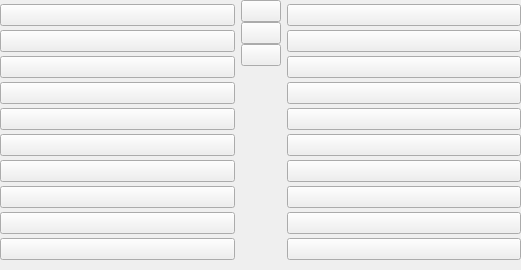
<?xml version="1.0" encoding="UTF-8"?>
<ui version="4.0">
 <class>HistoryWidget</class>
 <widget class="QWidget" name="HistoryWidget">
  <property name="geometry">
   <rect>
    <x>0</x>
    <y>0</y>
    <width>521</width>
    <height>270</height>
   </rect>
  </property>
  <property name="windowTitle">
   <string>Form</string>
  </property>
  <layout class="QHBoxLayout" name="horizontalLayout">
   <property name="leftMargin">
    <number>0</number>
   </property>
   <property name="topMargin">
    <number>0</number>
   </property>
   <property name="rightMargin">
    <number>0</number>
   </property>
   <property name="bottomMargin">
    <number>0</number>
   </property>
   <item>
    <widget class="QWidget" name="recentHistoryContainer" native="true">
     <layout class="QVBoxLayout" name="verticalLayout_2">
      <property name="spacing">
       <number>0</number>
      </property>
      <property name="leftMargin">
       <number>0</number>
      </property>
      <property name="topMargin">
       <number>0</number>
      </property>
      <property name="rightMargin">
       <number>0</number>
      </property>
      <property name="bottomMargin">
       <number>0</number>
      </property>
      <item>
       <widget class="HistoryButton" name="recent0">
        <property name="text">
         <string/>
        </property>
        <property name="checkable">
         <bool>true</bool>
        </property>
       </widget>
      </item>
      <item>
       <widget class="HistoryButton" name="recent1">
        <property name="text">
         <string/>
        </property>
        <property name="checkable">
         <bool>true</bool>
        </property>
       </widget>
      </item>
      <item>
       <widget class="HistoryButton" name="recent2">
        <property name="text">
         <string/>
        </property>
        <property name="checkable">
         <bool>true</bool>
        </property>
       </widget>
      </item>
      <item>
       <widget class="HistoryButton" name="recent3">
        <property name="text">
         <string/>
        </property>
        <property name="checkable">
         <bool>true</bool>
        </property>
       </widget>
      </item>
      <item>
       <widget class="HistoryButton" name="recent4">
        <property name="text">
         <string/>
        </property>
        <property name="checkable">
         <bool>true</bool>
        </property>
       </widget>
      </item>
      <item>
       <widget class="HistoryButton" name="recent5">
        <property name="text">
         <string/>
        </property>
        <property name="checkable">
         <bool>true</bool>
        </property>
       </widget>
      </item>
      <item>
       <widget class="HistoryButton" name="recent6">
        <property name="text">
         <string/>
        </property>
        <property name="checkable">
         <bool>true</bool>
        </property>
       </widget>
      </item>
      <item>
       <widget class="HistoryButton" name="recent7">
        <property name="text">
         <string/>
        </property>
        <property name="checkable">
         <bool>true</bool>
        </property>
       </widget>
      </item>
      <item>
       <widget class="HistoryButton" name="recent8">
        <property name="text">
         <string/>
        </property>
        <property name="checkable">
         <bool>true</bool>
        </property>
       </widget>
      </item>
      <item>
       <widget class="HistoryButton" name="recent9">
        <property name="text">
         <string/>
        </property>
        <property name="checkable">
         <bool>true</bool>
        </property>
       </widget>
      </item>
     </layout>
    </widget>
   </item>
   <item>
    <widget class="QWidget" name="historyEntryControls" native="true">
     <property name="sizePolicy">
      <sizepolicy hsizetype="Maximum" vsizetype="Preferred">
       <horstretch>0</horstretch>
       <verstretch>0</verstretch>
      </sizepolicy>
     </property>
     <property name="minimumSize">
      <size>
       <width>20</width>
       <height>0</height>
      </size>
     </property>
     <layout class="QVBoxLayout" name="verticalLayout">
      <property name="spacing">
       <number>0</number>
      </property>
      <property name="leftMargin">
       <number>0</number>
      </property>
      <property name="topMargin">
       <number>0</number>
      </property>
      <property name="rightMargin">
       <number>0</number>
      </property>
      <property name="bottomMargin">
       <number>0</number>
      </property>
      <item>
       <widget class="HoverButton" name="control0">
        <property name="text">
         <string/>
        </property>
       </widget>
      </item>
      <item>
       <widget class="HoverButton" name="control1">
        <property name="text">
         <string/>
        </property>
       </widget>
      </item>
      <item>
       <widget class="HoverButton" name="control2">
        <property name="text">
         <string/>
        </property>
       </widget>
      </item>
      <item>
       <spacer name="verticalSpacer">
        <property name="orientation">
         <enum>Qt::Vertical</enum>
        </property>
        <property name="sizeHint" stdset="0">
         <size>
          <width>20</width>
          <height>40</height>
         </size>
        </property>
       </spacer>
      </item>
     </layout>
    </widget>
   </item>
   <item>
    <widget class="QWidget" name="popularHistoryContainer" native="true">
     <layout class="QVBoxLayout" name="verticalLayout_3">
      <property name="spacing">
       <number>0</number>
      </property>
      <property name="leftMargin">
       <number>0</number>
      </property>
      <property name="topMargin">
       <number>0</number>
      </property>
      <property name="rightMargin">
       <number>0</number>
      </property>
      <property name="bottomMargin">
       <number>0</number>
      </property>
      <item>
       <widget class="HistoryButton" name="popular0">
        <property name="text">
         <string/>
        </property>
        <property name="checkable">
         <bool>true</bool>
        </property>
       </widget>
      </item>
      <item>
       <widget class="HistoryButton" name="popular1">
        <property name="text">
         <string/>
        </property>
        <property name="checkable">
         <bool>true</bool>
        </property>
       </widget>
      </item>
      <item>
       <widget class="HistoryButton" name="popular2">
        <property name="text">
         <string/>
        </property>
        <property name="checkable">
         <bool>true</bool>
        </property>
       </widget>
      </item>
      <item>
       <widget class="HistoryButton" name="popular3">
        <property name="text">
         <string/>
        </property>
        <property name="checkable">
         <bool>true</bool>
        </property>
       </widget>
      </item>
      <item>
       <widget class="HistoryButton" name="popular4">
        <property name="text">
         <string/>
        </property>
        <property name="checkable">
         <bool>true</bool>
        </property>
       </widget>
      </item>
      <item>
       <widget class="HistoryButton" name="popular5">
        <property name="text">
         <string/>
        </property>
        <property name="checkable">
         <bool>true</bool>
        </property>
       </widget>
      </item>
      <item>
       <widget class="HistoryButton" name="popular6">
        <property name="text">
         <string/>
        </property>
        <property name="checkable">
         <bool>true</bool>
        </property>
       </widget>
      </item>
      <item>
       <widget class="HistoryButton" name="popular7">
        <property name="text">
         <string/>
        </property>
        <property name="checkable">
         <bool>true</bool>
        </property>
       </widget>
      </item>
      <item>
       <widget class="HistoryButton" name="popular8">
        <property name="text">
         <string/>
        </property>
        <property name="checkable">
         <bool>true</bool>
        </property>
       </widget>
      </item>
      <item>
       <widget class="HistoryButton" name="popular9">
        <property name="text">
         <string/>
        </property>
        <property name="checkable">
         <bool>true</bool>
        </property>
       </widget>
      </item>
     </layout>
    </widget>
   </item>
  </layout>
 </widget>
 <customwidgets>
  <customwidget>
   <class>HoverButton</class>
   <extends>QPushButton</extends>
   <header location="global">hoverbutton.h</header>
  </customwidget>
  <customwidget>
   <class>HistoryButton</class>
   <extends>QPushButton</extends>
   <header location="global">historybutton.h</header>
  </customwidget>
 </customwidgets>
 <resources/>
 <connections/>
</ui>
